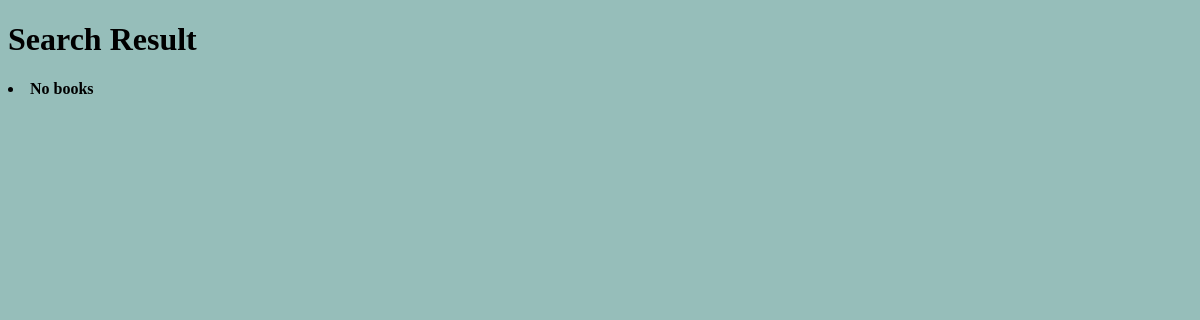
The app's page /search/, older data.
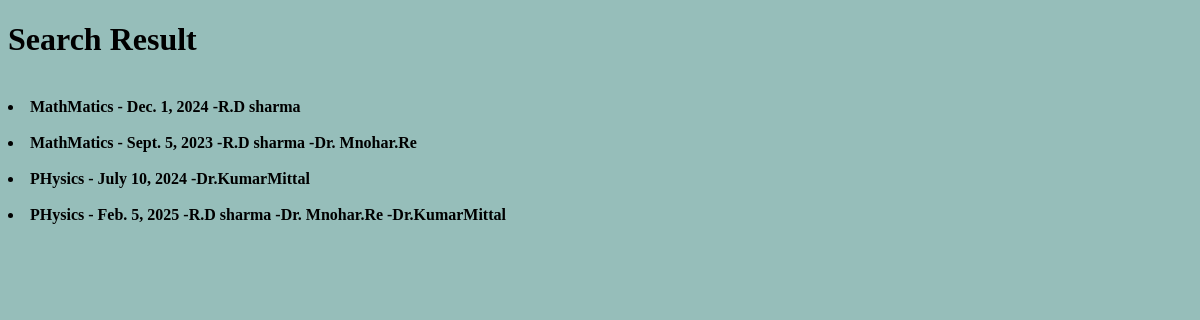
The same page, newer data.
### library/models.py (models this page shows, shortened)
class Book(models.Model):
    book_name=models.CharField(max_length=200)
    authors=models.ManyToManyField(Author)
    publish_year=models.DateField()

class Author(models.Model):
    author_name=models.CharField(max_length=70)

### library/views.py (the view)
# urls.py: path('search/',views.book_search,name="searchbook"),
def book_search(request):
    query=request.GET.get('q','')
    books=Book.objects.all()
    if query:
        books=Book.objects.filter(Q(book_name__icontains=query) |
                                  Q(authors__author_name__icontains=query) |
                                  Q(publish_year__icontains=query))
    return render(request,'book_search.html',{'books':books,'query':query})

### library/templates/book_search.html (shortened to what this page needs)
<!DOCTYPE html>
<html lang="en">
<head>
</head>
<body>
    <h1> Search Result  {{query}} </h1>
    <strong>{% for book in books %}<br>
    <li>{{book.book_name}}
        - {{book.publish_year}}
        {% for auth in book.authors.all %}
        -{{auth.author_name}}
        {%  endfor %}
    </li>
    {% empty %}
    <li>No books</li>
    {% endfor %}</strong>
</body>
</html>

Row changes from the older to the newer data that the page shows:
added Book: book_name "MathMatics", publish_year "Dec. 1, 2024"
added Author: author_name "R.D sharma"
added Book: book_name "MathMatics", publish_year "Sept. 5, 2023"
added Author: author_name "Dr. Mnohar.Re"
added Book: book_name "PHysics", publish_year "July 10, 2024"
added Author: author_name "Dr.KumarMittal"
added Book: book_name "PHysics", publish_year "Feb. 5, 2025"
Text that changed along with them:
text no longer shown: "No books"
